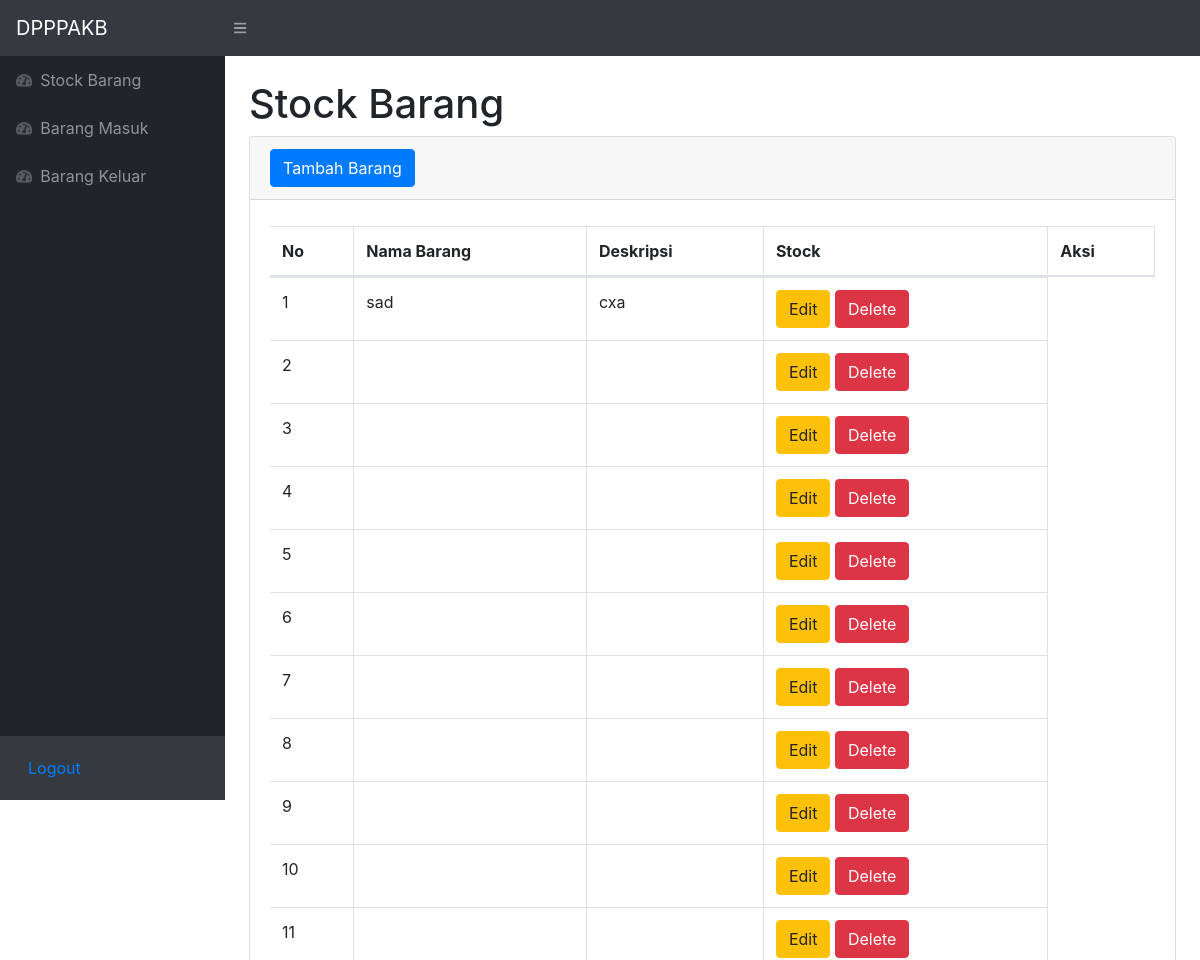
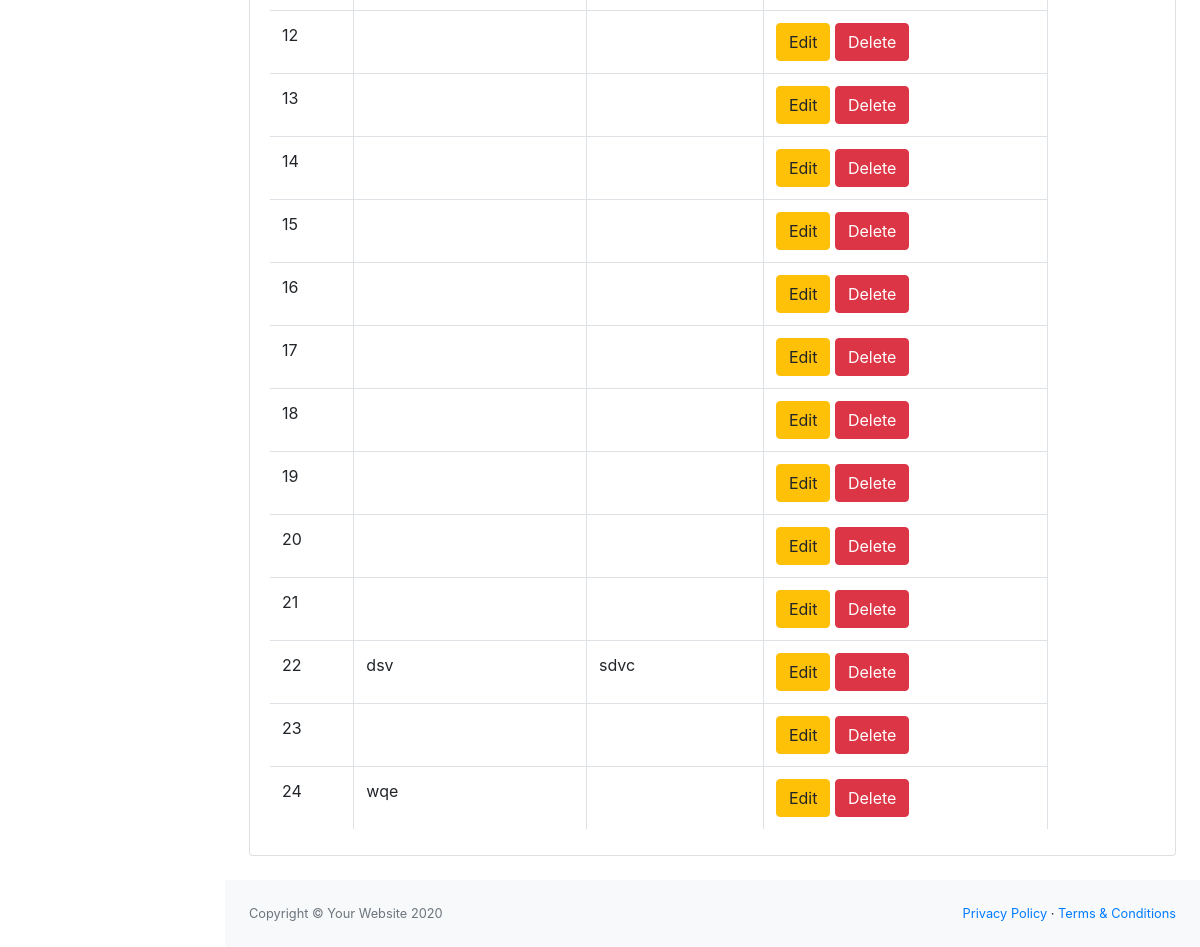
Page /index2.php (signed in) on the committed database (2 pictures, top to bottom).
### tables this page shows
CREATE TABLE `stock` (
  `idbarang` int(11) NOT NULL,
  `namabarang` varchar(25) NOT NULL,
  `deskripsi` varchar(25) NOT NULL,
  `stock` int(11) NOT NULL,
  `image` text DEFAULT NULL,
  `namalembaga` varchar(50) NOT NULL,
  `namaaset` varchar(50) NOT NULL
);

### index2.php (the view, shortened to what this page needs)
<?php
require 'function.php';
?>
<!DOCTYPE html>
<html lang="en">
    <head>
        <link href="css/styles.css" rel="stylesheet" />
        <link href="https://cdn.datatables.net/1.10.20/css/dataTables.bootstrap4.min.css" rel="stylesheet" />
    </head>
    <body class="sb-nav-fixed">
        <nav class="sb-topnav navbar navbar-expand navbar-dark bg-dark">
            <a class="navbar-brand" href="index.html">DPPPAKB</a>
            <button class="btn btn-link btn-sm order-1 order-lg-0" id="sidebarToggle" href="#"><i class="fas fa-bars"></i></button>
        </nav>
        <div id="layoutSidenav">
            <div id="layoutSidenav_nav">
                <nav class="sb-sidenav accordion sb-sidenav-dark" id="sidenavAccordion">
                    <div class="sb-sidenav-menu">
                        <div class="nav">
                            <a class="nav-link" href="index.php">
                                <div class="sb-nav-link-icon"><i class="fas fa-tachometer-alt"></i></div>
                                Stock Barang
                            </a>
                            <a class="nav-link" href="barangmasuk.php">
                                <div class="sb-nav-link-icon"><i class="fas fa-tachometer-alt"></i></div>
                                Barang Masuk
                            </a>
                            <a class="nav-link" href="barangkeluar.php">
                                <div class="sb-nav-link-icon"><i class="fas fa-tachometer-alt"></i></div>
                                Barang Keluar
                            </a>
                        </div>
                    </div>
                    <div class="sb-sidenav-footer">
                    <a class="nav-link" href="logout.php">
                                Logout
                            </a>
                    </div>
                </nav>
            </div>
            <div id="layoutSidenav_content">
                <main>
                    <div class="container-fluid">
                        <h1 class="mt-4">Stock Barang</h1>
                        <div class="card mb-4">
                            <div class="card-header">
                                <button type="button" class="btn btn-primary" data-toggle="modal" data-target="#myModal">
                                    Tambah Barang
                                </button>
                            </div>
                            <div class="card-body">
                                <div class="table-responsive">
                                    <table class="table table-bordered" id="dataTable" width="100%" cellspacing="0">
                                        <thead>
                                            <tr>
                                                <th>No</th>
                                                <th>Nama Barang</th>
                                                <th>Deskripsi</th>
                                                <th>Stock</th>
                                                <th>Aksi</th>
                                            </tr>
                                        </thead>
                                        <tbody>
                                            <?php
                                            $ambilsemuadatastock = mysqli_query($conn,"select * from stock");
                                            $i = 1;
                                            while($data=mysqli_fetch_array($ambilsemuadatastock)){
                                                $namalembaga = $data['namalembaga'];
                                                $namaaset = $data['namaaset'];
                                                $idb = $data['idbarang'];
                                            ?>
                                            <tr>
                                                <td><?=$i++;?></td>
                                                <td><?=$namalembaga;?></td>
                                                <td><?=$namaaset;?></td>
                                                <td>
                                                    <button type="button" class="btn btn-warning" data-toggle="modal" data-target="#edit<?=$idb;?>">
                                                        Edit
                                                    </button>
                                                    <button type="button" class="btn btn-danger" data-toggle="modal" data-target="#delete<?=$idb;?>">
                                                        Delete
                                                    </button>
                                                </td>
                                            </tr>
                                            <?php
                                            };
                                            ?>
                                        </tbody>
                                    </table>
                                </div>
                            </div>
                        </div>
                    </div>
                </main>
                <footer class="py-4 bg-light mt-auto">
                    <div class="container-fluid">
                        <div class="d-flex align-items-center justify-content-between small">
                            <div class="text-muted">Copyright &copy; Your Website 2020</div>
                            <div>
                                <a href="#">Privacy Policy</a>
                                &middot;
                                <a href="#">Terms &amp; Conditions</a>
                            </div>
                        </div>
                    </div>
                </footer>
            </div>
        </div>
    </body>
</html>

### rows in the picture
stock: namalembaga "sad", namaaset "cxa"
stock: namalembaga "dsv", namaaset "sdvc"
stock: namalembaga "wqe"
